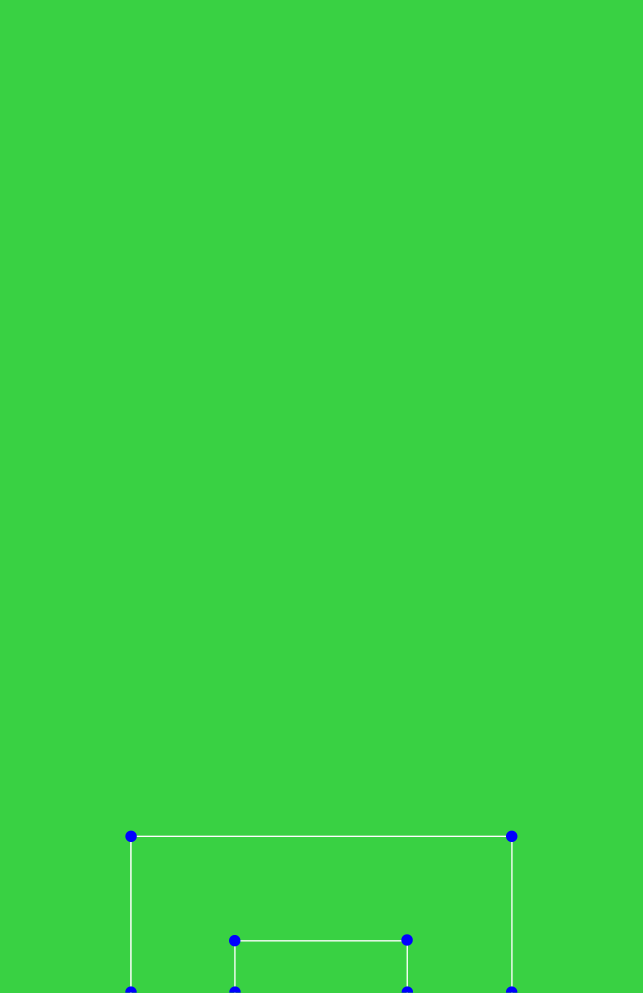
#> input picture Second Project/plane_field.png, 1928 x 2977 px (shown at 1/3 size)
$ python test.py
#> lines starting #> are read from the running program, lines starting #| are printed output that depends on the picture; after the words box and inside, x2 and y2 are one past the last pixel; in counts of white or black regions, pixels touching at a corner belong together
#> further down, im_dst is the input picture: shape (2977, 1928, 3); mean B, G, R 67.5, 208.9, 57.3
### Second Project/utils.py
import cv2
import numpy as np

INDEX = 1
MAX_POINTS = 12
font = cv2.FONT_HERSHEY_SIMPLEX


# Print instructions for point selection
def print_instructions():
    global INDEX

    if (INDEX <= MAX_POINTS):
        print(f'[{INDEX}]:', end=' ', flush=True)
        INDEX = INDEX + 1
    else:
        print('All points registered. Please press ENTER.')


# Handle left and right mouse click for point selection
# [14 lines left out: function mouse_handler, not called in this run]


# Load selected points into an array
def get_field_points(im):
    # Set up data to send to mouse handler
    data = {}

    data['im'] = im.copy()
    data['points'] = []

    # Set the callback function for any mouse event
    cv2.imshow("Image", im)

    print_instructions()

    cv2.setMouseCallback("Image", mouse_handler, data)
    cv2.waitKey(0)

    # Convert array to np.array
    points = np.vstack(data['points']).astype(float)

    return points


# Load selected single point into an array
# [78 lines left out: functions get_point, get_homography_points, get_player_mask, get_blue_points, not called in this run]

### Second Project/test.py
#!/usr/bin/env python

import cv2
import numpy as np
from utils import *

import sys


def get_blue_points(img):

    scale_percent = 20
    height = int(img.shape[0] * scale_percent / 100)
#> height = 595
    width = int(img.shape[1] * scale_percent / 100)
#> width = 385
    dim = (width, height)
#> dim = (385, 595)
    index = 1

    img = cv2.resize(img, dim, interpolation=cv2.INTER_AREA)
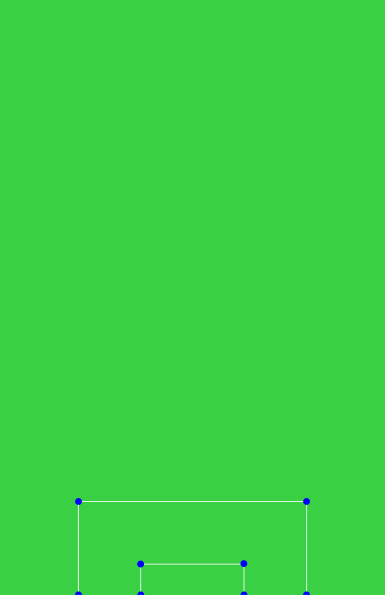
#> img: shape (595, 385, 3); mean of channels 0, 1, 2 67.5, 208.9, 57.3; drawn as B, G, R

    hsv = cv2.cvtColor(img, cv2.COLOR_BGR2HSV)
#> hsv: shape (595, 385, 3); mean H, S, V 62.1, 184.7, 209.1
    rgb = cv2.cvtColor(img, cv2.COLOR_BGR2RGB)

    # Masks out any green color
    lower_blue = np.array([100, 150, 0])
    upper_blue = np.array([140, 255, 255])

    mask = cv2.inRange(hsv, lower_blue, upper_blue)
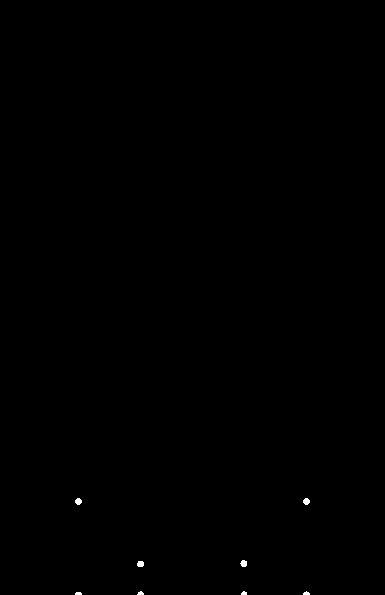
#> mask: shape (595, 385); 0.1% white; 8 white regions (2 under 20 px)
    blue = cv2.bitwise_and(img, img, mask=mask)

    blue_points = []

    contours, hierarchy = cv2.findContours(
        mask, cv2.RETR_EXTERNAL, cv2.CHAIN_APPROX_SIMPLE)
#> contours = 8 contours, 4 with area under 20; largest, box (x1, y1, x2, y2) and area: (240, 560, 247, 567) 28, (303, 498, 310, 505) 28, (75, 498, 82, 505) 28, (137, 561, 144, 567) 27
    for c in contours:
        x, y, w, h = cv2.boundingRect(c)
        blue_points.append([int(round(x + w/2)), int(round(y + h/2))])
        font = cv2.FONT_HERSHEY_SIMPLEX
        cv2.putText(img, str(index), (int(round(x + w/2)), int(round(y + h/2))),
                    font, 0.5, (255, 255, 255), 2, cv2.LINE_AA)
        cv2.rectangle(blue, (x, y), (x + w, y + h), (0, 0, 255), 1)
        index += 1
#> this loop made 8 passes
#> (x, y, w, h) on passes 1 to 8: (75, 592, 7, 3), (303, 591, 7, 4), (241, 591, 6, 4), (137, 591, 7, 4), (137, 561, 7, 6), (240, 560, 7, 7), (303, 498, 7, 7), (75, 498, 7, 7)
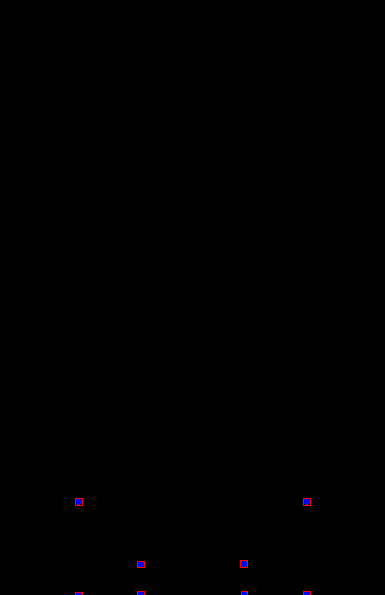
#> blue: shape (595, 385, 3); mean of channels 0, 1, 2 0.2, 0, 0.2; drawn as B, G, R
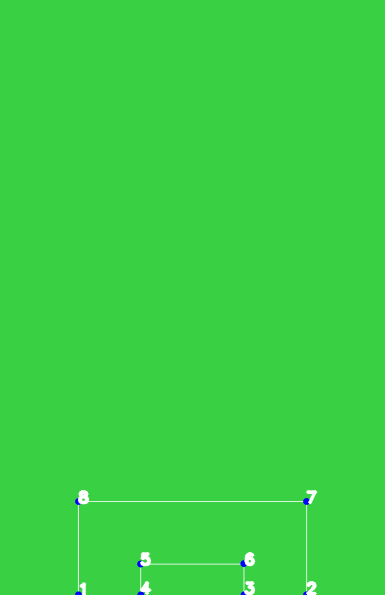
#> img: shape (595, 385, 3); 0.45% of pixels changed, all inside (x1, y1, x2, y2) = (77, 489, 318, 595); drawn as B, G, R
#> after the loop, blue_points = [[78, 594], [306, 593], [244, 593], [140, 593], [140, 564], [244, 564], [306, 502], [78, 502]]; index = 9

    cv2.imshow("Field", img)

    return blue_points


if __name__ == '__main__':

    # Fetch blue points.
    im_dst = cv2.imread('plane_field.png')
    blue_points = get_blue_points(im_dst)
    pts_dst = np.array(blue_points, dtype=float)
#> pts_dst has the same summary as blue_points in get_blue_points
    print(pts_dst)
#| [[ 78. 594.]
#|  [306. 593.]
#|  [244. 593.]
#|  [140. 593.]
#|  [140. 564.]
#|  [244. 564.]
#|  [306. 502.]
#|  [ 78. 502.]]

    # Read source image.
    im_src = cv2.imread('field.jpg')
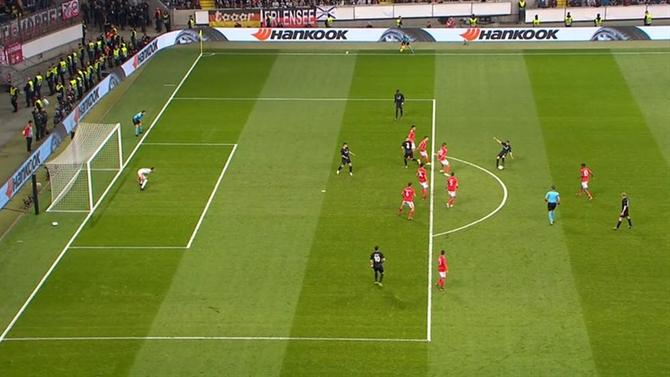
#> input picture Second Project/field.jpg, 670 x 377 px
#> im_src is the input picture: shape (377, 670, 3); mean B, G, R 55.6, 128.1, 114.9
    size = im_src.shape
#> size = (377, 670, 3)

    # Get four corners of the field
    print('Select the homography points of the field and then press ENTER')
#> (the run stopped early here; a loop or call above may not have finished)
